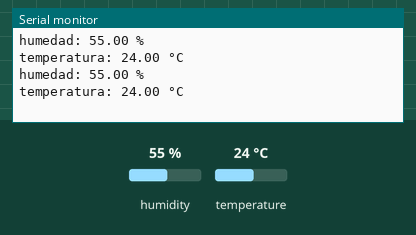
This sketch was run on a simulated ESP8266 (NodeMCU). Parts: the last lines printed to the serial monitor. Inputs (shaded band) come from the test bench; at power-on: humidity 55 %, temperature 24 °C.

Above: at 10.8 s.
10.9 s: humidity set to 22 %
At 16.3 s:
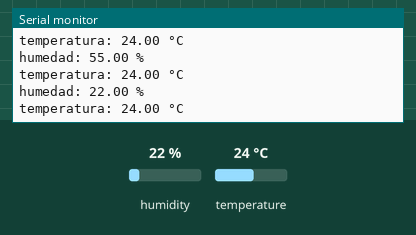
18.4 s: temperature set to 12 °C
At 21.0 s:
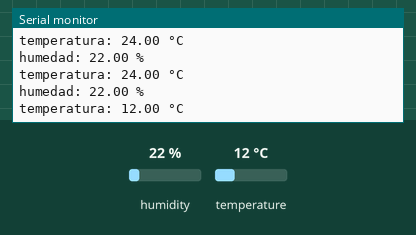
25.9 s: humidity set to 40 %
At 31.5 s:
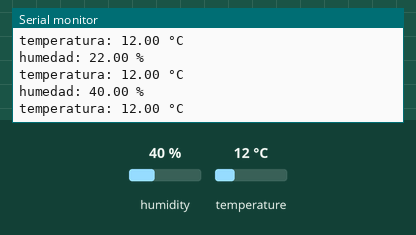
Timing chart, 0 to 33.0 s (numbered marks = the images above; inputs shaded):
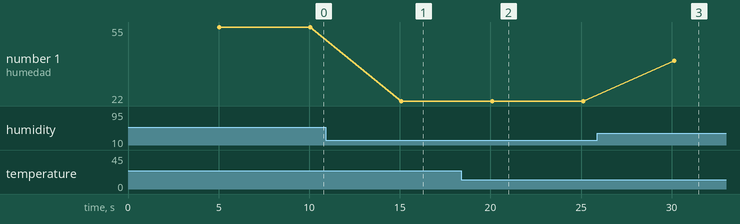

The sketch:

punto_9_Sensor_de_humedad.ino
```cpp
#include <DHT.h>
#include <DHT_U.h>
#include <DHT.h>
#define DHTPIN D4
#define DHTTYPE DHT11
DHT dht(DHTPIN, DHTTYPE);
float h;
float t;
void setup()
{
  Serial.begin(115200);
  dht.begin();
}

void loop()
{
    delay(5000);

  h = dht.readHumidity();
  t = dht.readTemperature();

  if (isnan(h) || isnan(t))
  {
    Serial.println("error obteniendo los datos del sensor DHT11");
    return;
  }
  float hic = dht.computeHeatIndex(t, h, false);

  Serial.print("humedad: ");
  Serial.print(h);
  Serial.println(" % \t");
  Serial.print("temperatura: ");
  Serial.print(t);
  Serial.println(" °C\t");
}
```

Measured:
- after the input at 10.9 s, the serial monitor: prints a new line after 4.2 s (image 1)
- after the input at 18.4 s, the serial monitor: prints a new line after 1.7 s (image 2)
- after the input at 25.9 s, the serial monitor: prints a new line after 4.2 s (image 3)
- plotted number 1: 55 → 22 after the input at 10.9 s, 22 → 40 after the input at 25.9 s
